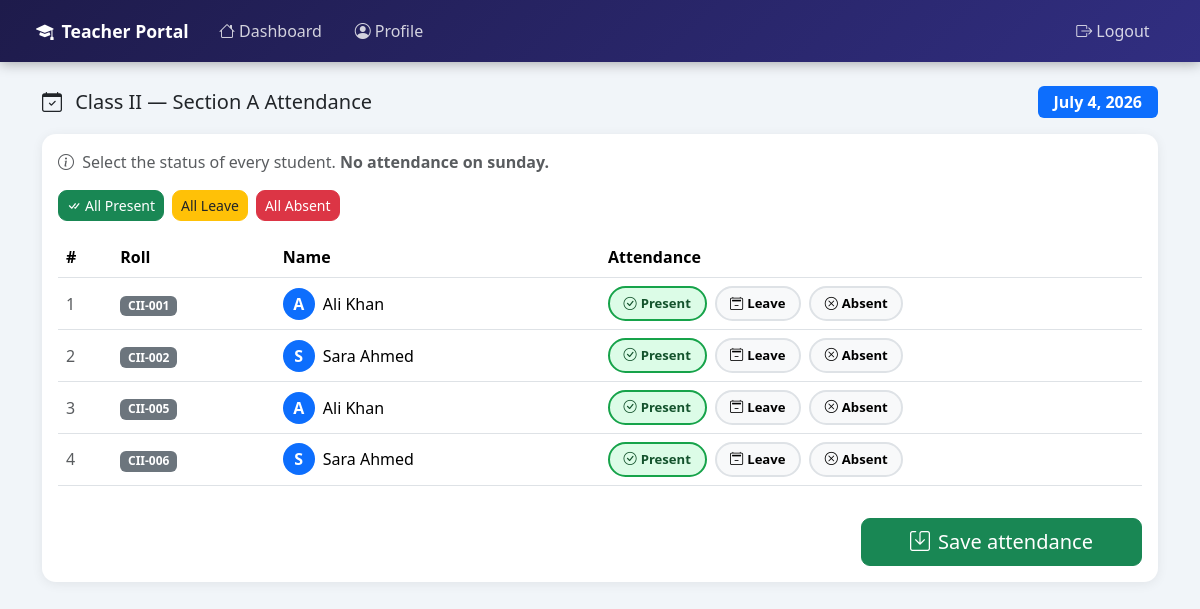
The page /tech/attendance/1/ on the database its author committed.
### cls/models.py (models this page shows, shortened)
class Section(models.Model):
    grade         = models.ForeignKey(Grade, on_delete=models.CASCADE)
    section       = models.CharField(max_length=50)

class Grade(models.Model):
    id            = models.AutoField(primary_key=True)
    grade         = models.CharField(max_length=50)

### student/models.py (models this page shows, shortened)
class Students(models.Model):
    id = models.AutoField(primary_key=True)
    Roll = models.CharField(max_length=50)
    grade = models.ForeignKey('cls.Grade', on_delete=models.CASCADE, null=True, blank=True)
    section = models.ForeignKey('cls.Section', on_delete=models.SET_NULL, null=True, blank=True, related_name='students_set')
    Name = models.CharField(max_length=50)
    F_Name = models.CharField(max_length=50)
    F_CNIC = models.CharField(
        max_length=15,
        validators=[RegexValidator(
            regex=r'^\d{5}-\d{7}-\d{1}$',
            message="CNIC must be 36102-1313450-9 format"
        )],
        null=False,
        blank=False
    )
    E_mail=models.EmailField(max_length=100,default="test@example.com",null=False)
    Contact = models.CharField(max_length=20)
    Address = models.CharField(max_length=1000, default='')
    Image = models.ImageField(upload_to='image', default='')

### Teacher/views.py (the view, shortened to what this page needs)
# urls.py: path('attendance/<int:s_id>/',  views.attendance,   name='Attendance'),
def attendance(request, s_id):
    section  = get_object_or_404(Section, id=s_id)
    students = Students.objects.filter(section=section)
    today    = datetime.date.today()
    if today.weekday() == 6:
        messages.error(request, "Today is Sunday — attendance is not allowed!")
        return redirect('Dash', myid=request.session.get('ID', ''))
    already = Attendance.objects.filter(section=section, date=today).exists()
    existing = {
        a.student_id: a.status
        for a in Attendance.objects.filter(section=section, date=today)
    }
    return render(request, 'Teach/attendance.html', {
        'section' : section,
        'students': students,
        'today'   : today,
        'already' : already,
        'existing': existing,
    })

### Teacher/Templates/Teach/attendance.html (shortened to what this page needs)
{% extends 'Teach/Base.html' %}
{% block content %}
<div class="d-flex justify-content-between align-items-center mb-3">
  <h5 class="mb-0">
    <i class="bi bi-calendar-check me-2"></i>
    {{ section.grade.grade }} — Section {{ section.section }} Attendance
  </h5>
  <span class="badge bg-primary px-3 py-2 fs-6">{{ today }}</span>
</div>
<div class="card">
  <div class="card-body">
    {% if already %}
    <div class="alert alert-success">
      <i class="bi bi-check-circle me-2"></i>
      Today's <strong>{{ today }}</strong> is taken already.
    </div>
    <div class="table-responsive">
      <table class="table table-hover">
        <thead class="table-dark"><tr><th>#</th><th>Roll</th><th>Name</th><th>Status</th></tr></thead>
        <tbody>
          {% for st in students %}
          <tr>
            <td>{{ forloop.counter }}</td>
            <td><span class="badge bg-secondary">{{ st.Roll }}</span></td>
            <td>{{ st.Name }}</td>
            <td>
              {% for sid, stat in existing.items %}
                {% if sid == st.id %}
                  {% if stat == 'P' %}
                    <span class="badge" style="background:#dcfce7;color:#166534;padding:.35rem .8rem">Present</span>
                  {% elif stat == 'A' %}
                    <span class="badge" style="background:#fee2e2;color:#991b1b;padding:.35rem .8rem">Absent</span>
                  {% else %}
                    <span class="badge" style="background:#fef3c7;color:#854d0e;padding:.35rem .8rem">Leave</span>
                  {% endif %}
                {% endif %}
              {% endfor %}
            </td>
          </tr>
          {% endfor %}
        </tbody>
      </table>
    </div>
    {% else %}
    <p class="text-muted mb-3">
      <i class="bi bi-info-circle me-1"></i>
        Select the status of every student. <strong>No attendance on sunday.</strong>
    </p>
    <div class="mb-3 d-flex gap-2 flex-wrap">
      <button type="button" class="btn btn-sm btn-success" onclick="markAll('P')">
        <i class="bi bi-check-all me-1"></i>All Present
      </button>
      <button type="button" class="btn btn-sm btn-warning text-dark" onclick="markAll('L')">
        All Leave
      </button>
      <button type="button" class="btn btn-sm btn-danger" onclick="markAll('A')">
        All Absent
      </button>
    </div>
    <form method="POST">
      <div class="table-responsive">
        <table class="table table-hover align-middle">
          <thead style="background:#312e81;color:#fff">
            <tr>
              <th width="5%">#</th>
              <th width="15%">Roll</th>
              <th width="30%">Name</th>
              <th>Attendance</th>
            </tr>
          </thead>
          <tbody>
            {% for st in students %}
            <tr>
              <td class="text-muted">{{ forloop.counter }}</td>
              <td><span class="badge bg-secondary">{{ st.Roll }}</span></td>
              <td>
                <div class="d-flex align-items-center gap-2">
                  <div class="rounded-circle bg-primary d-flex align-items-center justify-content-center text-white"
                       style="width:32px;height:32px;font-weight:700;flex-shrink:0">
                    {{ st.Name|first }}
                  </div>
                  {{ st.Name }}
                </div>
              </td>
              <td>
                <div class="d-flex gap-2 flex-wrap">
                  <label class="att-label">
                    <span class="att-btn p-btn"><i class="bi bi-check-circle me-1"></i>Present</span>
                  </label>
                  <label class="att-label">
                    <span class="att-btn l-btn"><i class="bi bi-calendar2-minus me-1"></i>Leave</span>
                  </label>
                  <label class="att-label">
                    <span class="att-btn a-btn"><i class="bi bi-x-circle me-1"></i>Absent</span>
                  </label>
                </div>
              </td>
            </tr>
            {% empty %}
            <tr><td colspan="4" class="text-center text-muted py-3">No student in this section.</td></tr>
            {% endfor %}
          </tbody>
        </table>
      </div>
      {% if students %}
      <div class="text-end mt-3">
        <button type="submit" class="btn btn-success btn-lg px-5">
          <i class="bi bi-save me-2"></i>Save attendance
        </button>
      </div>
      {% endif %}
    </form>
    {% endif %}
  </div>
</div>
{% endblock %}

### Teacher/Templates/Teach/Base.html (style rules this page uses)
:root { --primary:#4f46e5; --dark:#1e1b4b; }
body { background: #f1f5f9; font-family: 'Segoe UI', sans-serif; min-height: 100vh; }
.card { border: none; border-radius: 14px; box-shadow: 0 2px 12px rgba(0,0,0,.07); }
.btn { border-radius: 9px; }
.att-label { cursor: pointer; }
.att-btn { display: inline-block; padding: .35rem .85rem; border-radius: 20px; font-size: .82rem; font-weight: 600; border: 2px solid #dee2e6; background: #f8f9fa; transition: .15s; user-select: none; }
.att-radio:checked + .p-btn { background:#dcfce7; border-color:#16a34a; color:#14532d; }

### rows shown on the page
Section: grade.grade "Class II", section "A"
Students: Roll "CII-001", Name|first "A", Name "Ali Khan"
Students: Roll "CII-002", Name|first "S", Name "Sara Ahmed"
Students: Roll "CII-005", Name|first "A", Name "Ali Khan"
Students: Roll "CII-006", Name|first "S", Name "Sara Ahmed"
